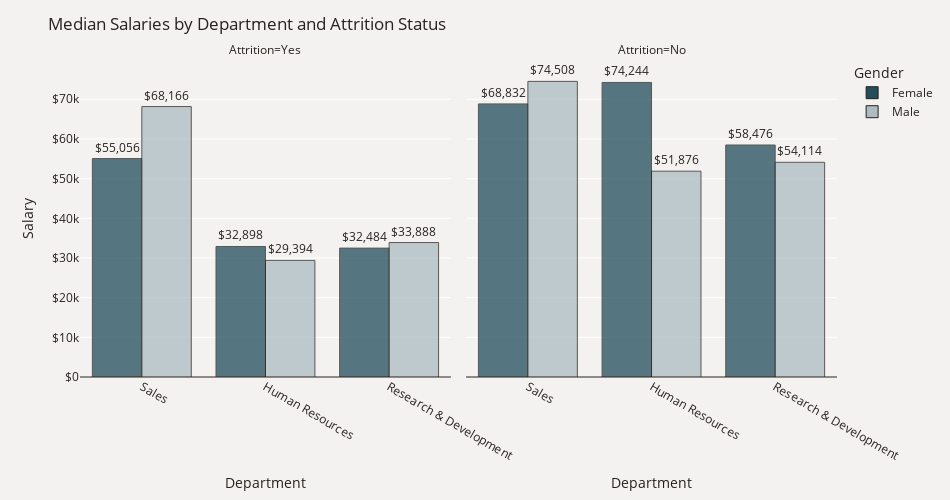

Here is the notebook cell this chart was saved with:
### Markdown cell above
Across each department, women on average have higher salaries than men.

### Code cell
plot_df = data.groupby(['Department', 'Attrition', 'Gender'])['MonthlyIncome'].median()
plot_df = plot_df.mul(12).rename('Salary').reset_index().sort_values('Salary', ascending=False).sort_values('Gender')
fig = px.bar(plot_df, x='Department', y='Salary', color='Gender', text='Salary',  
             barmode='group', opacity=0.75, color_discrete_map={'Female': '#214D5C','Male': '#ACBCC2'},
             facet_col='Attrition', category_orders={'Attrition': ['Yes', 'No']})
fig.update_traces(texttemplate='$%{text:,.0f}', textposition='outside',
                  marker_line=dict(width=1, color='#28221D'))
fig.update_yaxes(zeroline=True, zerolinewidth=1, zerolinecolor='#28221D')
fig.update_layout(title_text='Median Salaries by Department and Attrition Status', font_color='#28221D',
                  yaxis=dict(title='Salary',tickprefix='$',range=(0,79900)),width=950,height=500,
                  paper_bgcolor='#F4F2F0', plot_bgcolor='#F4F2F0')
fig.show()

### Figure 1 — Plotly figure (JSON) as saved in the notebook; plotly's stock layout.template omitted (floating-point values rounded to 4 significant figures)
{"data": [{"alignmentgroup": "True", "hovertemplate": "Gender=Female<br>Attrition=Yes<br>Department=%{x}<br>Salary=%{text}<extra></extra>", "legendgroup": "Female", "marker": {"color": "#214D5C", "line": {"color": "#28221D", "width": 1}, "opacity": 0.75, "pattern": {"shape": ""}}, "name": "Female", "offsetgroup": "Female", "orientation": "v", "showlegend": true, "text": [55056, 32898, 32484], "textposition": "outside", "texttemplate": "$%{text:,.0f}", "type": "bar", "x": ["Sales", "Human Resources", "Research & Development"], "xaxis": "x", "y": [55056, 32898, 32484], "yaxis": "y"}, {"alignmentgroup": "True", "hovertemplate": "Gender=Female<br>Attrition=No<br>Department=%{x}<br>Salary=%{text}<extra></extra>", "legendgroup": "Female", "marker": {"color": "#214D5C", "line": {"color": "#28221D", "width": 1}, "opacity": 0.75, "pattern": {"shape": ""}}, "name": "Female", "offsetgroup": "Female", "orientation": "v", "showlegend": false, "text": [74244, 68832, 58476], "textposition": "outside", "texttemplate": "$%{text:,.0f}", "type": "bar", "x": ["Human Resources", "Sales", "Research & Development"], "xaxis": "x2", "y": [74244, 68832, 58476], "yaxis": "y2"}, {"alignmentgroup": "True", "hovertemplate": "Gender=Male<br>Attrition=Yes<br>Department=%{x}<br>Salary=%{text}<extra></extra>", "legendgroup": "Male", "marker": {"color": "#ACBCC2", "line": {"color": "#28221D", "width": 1}, "opacity": 0.75, "pattern": {"shape": ""}}, "name": "Male", "offsetgroup": "Male", "orientation": "v", "showlegend": true, "text": [68166, 33888, 29394], "textposition": "outside", "texttemplate": "$%{text:,.0f}", "type": "bar", "x": ["Sales", "Research & Development", "Human Resources"], "xaxis": "x", "y": [68166, 33888, 29394], "yaxis": "y"}, {"alignmentgroup": "True", "hovertemplate": "Gender=Male<br>Attrition=No<br>Department=%{x}<br>Salary=%{text}<extra></extra>", "legendgroup": "Male", "marker": {"color": "#ACBCC2", "line": {"color": "#28221D", "width": 1}, "opacity": 0.75, "pattern": {"shape": ""}}, "name": "Male", "offsetgroup": "Male", "orientation": "v", "showlegend": false, "text": [74508, 54114, 51876], "textposition": "outside", "texttemplate": "$%{text:,.0f}", "type": "bar", "x": ["Sales", "Research & Development", "Human Resources"], "xaxis": "x2", "y": [74508, 54114, 51876], "yaxis": "y2"}], "layout": {"annotations": [{"font": {}, "showarrow": false, "text": "Attrition=Yes", "x": 0.245, "xanchor": "center", "xref": "paper", "y": 1, "yanchor": "bottom", "yref": "paper"}, {"font": {}, "showarrow": false, "text": "Attrition=No", "x": 0.755, "xanchor": "center", "xref": "paper", "y": 1, "yanchor": "bottom", "yref": "paper"}], "barmode": "group", "font": {"color": "#28221D"}, "height": 500, "legend": {"title": {"text": "Gender"}, "tracegroupgap": 0}, "margin": {"t": 60}, "paper_bgcolor": "#F4F2F0", "plot_bgcolor": "#F4F2F0", "title": {"text": "Median Salaries by Department and Attrition Status"}, "width": 950, "xaxis": {"anchor": "y", "domain": [0, 0.49], "title": {"text": "Department"}}, "xaxis2": {"anchor": "y2", "domain": [0.51, 1], "matches": "x", "title": {"text": "Department"}}, "yaxis": {"anchor": "x", "domain": [0, 1], "range": [0, 79900], "tickprefix": "$", "title": {"text": "Salary"}, "zeroline": true, "zerolinecolor": "#28221D", "zerolinewidth": 1}, "yaxis2": {"anchor": "x2", "domain": [0, 1], "matches": "y", "showticklabels": false, "zeroline": true, "zerolinecolor": "#28221D", "zerolinewidth": 1}}}
